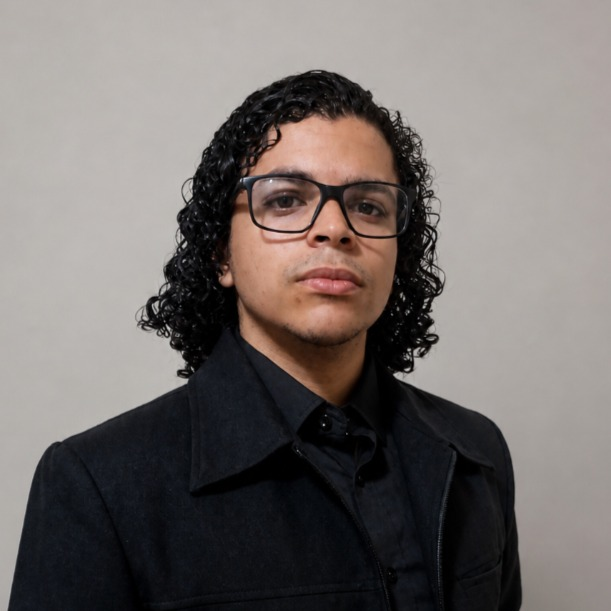
#> input picture fot.jpg, 611 x 611 px
$ python -i filtros.py   (imports and definitions only)   (older library calls are emulated)
#> lines starting #> are read from the running program, lines starting #| are printed output that depends on the picture; after the words box and inside, x2 and y2 are one past the last pixel; in counts of white or black regions, pixels touching at a corner belong together
#> further down, picture is the input picture: shape (611, 611, 3); mean B, G, R 107.4, 109.9, 116.4
### processamento.py
"""Funções de processamento de imagens (todas recebem/retornam imagens BGR do OpenCV,
exceto quando indicado). Nenhuma altera a imagem de entrada."""
from collections import deque

import cv2
import numpy as np


def _bgr(img):
    """Garante 3 canais (útil para exibir/combinar resultados em cinza)."""
    return cv2.cvtColor(img, cv2.COLOR_GRAY2BGR) if img.ndim == 2 else img


# ---------- Operações básicas ----------

def inverter(img):
    return cv2.bitwise_not(img)


def brilho_contraste(img, contraste=1.0, brilho=0):
    """g(x) = contraste * f(x) + brilho, com saturação em [0, 255]."""
    return cv2.convertScaleAbs(img, alpha=contraste, beta=brilho)


# [10 lines left out: functions somar, subtrair, not called in this run]


def cinza(img):
    return cv2.cvtColor(img, cv2.COLOR_BGR2GRAY)


def para_hsv(img):
    return cv2.cvtColor(img, cv2.COLOR_BGR2HSV)


def hsv_para_bgr(img):
    return cv2.cvtColor(img, cv2.COLOR_HSV2BGR)


# [26 lines left out: functions redimensionar, recortar, selecionar_roi, not called in this run]


# ---------- Filtragem e realce ----------

def _impar(k):
    k = max(1, int(k))
    return k if k % 2 else k + 1


def filtro_media(img, k=5):
    return cv2.blur(img, (_impar(k), _impar(k)))


def filtro_mediana(img, k=5):
    return cv2.medianBlur(img, _impar(k))


def filtro_gaussiano(img, k=5, sigma=0):
    return cv2.GaussianBlur(img, (_impar(k), _impar(k)), sigma)


# [5 lines left out: function sobel, not called in this run]


def canny(img, t1=100, t2=200):
    g = img if img.ndim == 2 else cinza(img)
    return cv2.Canny(g, t1, t2)


# ---------- Histograma e intensidade ----------

# [56 lines left out: functions calcular_histogramas, mostrar_histograma, equalizar, separar_canais, estatisticas_canais, binarizar, not called in this run]


def quantizar(img, niveis=4):
    """Reduz cada canal para `niveis` valores distintos."""
    niveis = int(np.clip(niveis, 2, 256))
    passo = 256 / niveis
    q = (np.floor(img / passo) * (255 / (niveis - 1))).astype(np.uint8)
    return q


# ---------- Segmentação e morfologia ----------

# [52 lines left out: functions crescimento_regioes, selecionar_semente, destacar_regiao, not called in this run]


_OPS_MORF = {
    "erosao": cv2.MORPH_ERODE,
    "dilatacao": cv2.MORPH_DILATE,
    "abertura": cv2.MORPH_OPEN,
    "fechamento": cv2.MORPH_CLOSE,
}


# [32 lines left out: functions morfologia, saturacao, nitidez, rotacionar, not called in this run]


def espelhar(img, modo="horizontal"):
    return cv2.flip(img, {"horizontal": 1, "vertical": 0, "ambos": -1}[modo])


# [45 lines left out: functions contornos, linhas, circulos, cantos, not called in this run]

### filtros.py
"""Filtros prontos no estilo de apps de fotos. Cada filtro recebe e devolve uma imagem BGR
do mesmo tamanho; são compostos só de operações do módulo de processamento/OpenCV."""
import cv2
import numpy as np

import processamento as p


# ---------- blocos de construção ----------

def _contraste(img, c, brilho=0):
    return cv2.convertScaleAbs(img, alpha=c, beta=brilho + 128 * (1 - c))


def _saturacao(img, f):
    return p.saturacao(img, f)


def _ganhos(img, b=1.0, g=1.0, r=1.0):
    """Multiplica cada canal (tinge a foto: mais r = mais quente, mais b = mais fria)."""
    return np.clip(img.astype(np.float32) * np.array([b, g, r], np.float32), 0, 255).astype(np.uint8)


# [13 lines left out: functions _desbotar, _vinheta, not called in this run]


def _granulado(img, forca, semente=0):
    ruido = np.random.default_rng(semente).normal(0, forca, img.shape[:2])
    return np.clip(img.astype(np.float32) + ruido[:, :, None], 0, 255).astype(np.uint8)


def _cinza3(img):
    return cv2.cvtColor(cv2.cvtColor(img, cv2.COLOR_BGR2GRAY), cv2.COLOR_GRAY2BGR)


def _sepia(img):
    m = np.array([[0.131, 0.534, 0.272], [0.168, 0.686, 0.349], [0.189, 0.769, 0.393]])
    return cv2.transform(img, m)  # linhas = saída B, G, R; colunas = entrada B, G, R


def _escala(img):
    """Tamanho de referência para parâmetros espaciais (filtros ficam iguais em miniatura)."""
    return min(img.shape[:2])


# ---------- filtros ----------

def original(img):
    return img.copy()


def clarendon(img):
    return _ganhos(_saturacao(_contraste(img, 1.2, 8), 1.3), 1.06, 1.0, 0.96)


def gingham(img):
    return _ganhos(_desbotar(_saturacao(img, 0.8), 0.1), 1.0, 1.0, 1.03)


def juno(img):
    return _ganhos(_saturacao(_contraste(img, 1.1), 1.3), 0.93, 1.0, 1.08)


def lark(img):
    return _ganhos(_saturacao(_contraste(img, 1.05, 14), 0.9), 1.0, 1.04, 1.02)


def valencia(img):
    return _ganhos(_desbotar(_contraste(img, 1.05), 0.08), 0.9, 1.0, 1.1)


def nashville(img):
    return _ganhos(_desbotar(_contraste(img, 1.1), 0.12), 1.0, 0.96, 1.12)


def lofi(img):
    return _vinheta(_saturacao(_contraste(img, 1.35), 1.5), 0.4)


def moon(img):
    return _contraste(_cinza3(img), 1.15, 6)


def noir(img):
    return _vinheta(_contraste(_cinza3(img), 1.6), 0.55)


def sepia(img):
    return _sepia(img)


def vintage(img):
    base = cv2.addWeighted(img, 0.4, _sepia(img), 0.6, 0)
    return _vinheta(_granulado(_desbotar(base, 0.12), 8), 0.35)


def frio(img):
    return _ganhos(img, 1.14, 1.0, 0.9)


def quente(img):
    return _ganhos(img, 0.88, 1.0, 1.12)


# [7 lines left out: function pele_suave, not called in this run]


def desenho(img):
    s = _escala(img)
#> s = 611
    suave = img
    for _ in range(2):
        suave = cv2.bilateralFilter(suave, max(5, int(s * 0.015)) | 1, 60, 12)
    suave = p.quantizar(suave, 8)
#> in quantizar, `q = (np.floor(img / passo) * (255 / (niveis - 1))).astype(np.uint8)`:
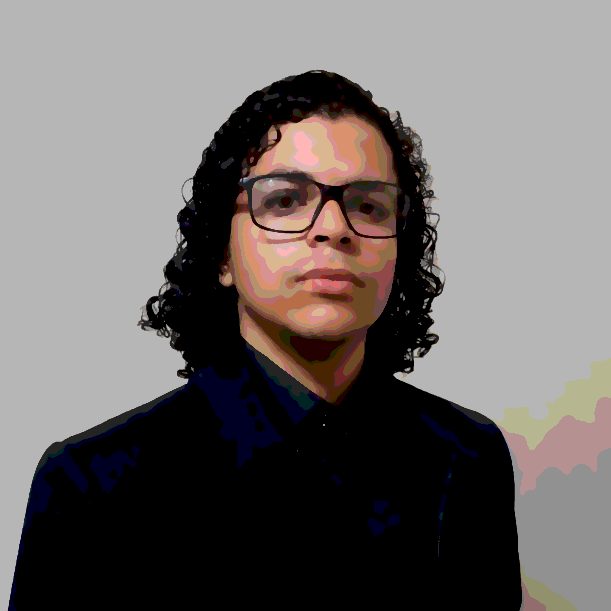
#> q: shape (611, 611, 3); mean B, G, R 104.8, 106.3, 111.6
    g = cv2.medianBlur(cv2.cvtColor(img, cv2.COLOR_BGR2GRAY), 5)
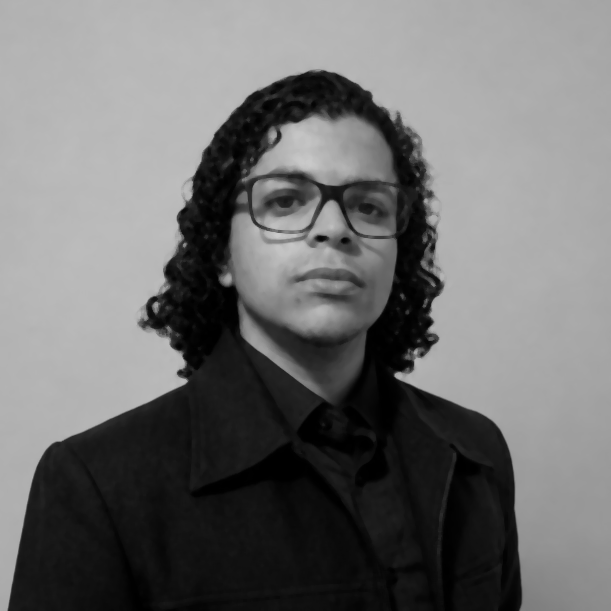
#> g: shape (611, 611); min 0, max 202, mean 111.4
    bordas = cv2.adaptiveThreshold(g, 255, cv2.ADAPTIVE_THRESH_MEAN_C, cv2.THRESH_BINARY, 9, 6)
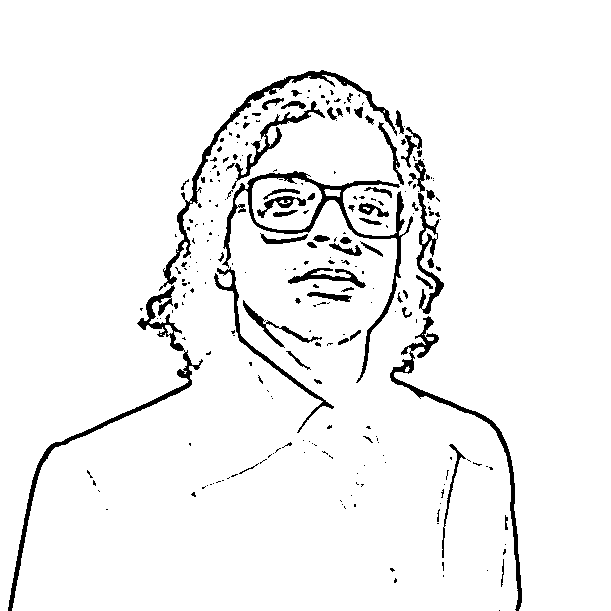
#> bordas: shape (611, 611); 94.9% white; 252 black regions (186 under 20 px), largest, box (x1, y1, x2, y2) and area: (222, 171, 413, 383) 2960, (8, 285, 203, 611) 2508, (159, 70, 397, 291) 2211
    return cv2.bitwise_and(suave, cv2.cvtColor(bordas, cv2.COLOR_GRAY2BGR))
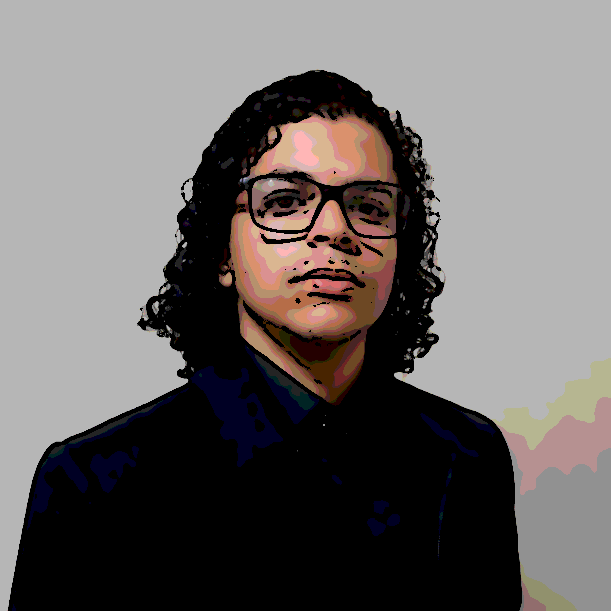
#> returned value: shape (611, 611, 3); mean of channels 0, 1, 2 103.7, 105.1, 109.8; drawn as B, G, R


# [6 lines left out: function lapis, not called in this run]


def poster(img):
    return _saturacao(p.quantizar(img, 4), 1.25)


# [5 lines left out: function pixelado, not called in this run]


def vinheta(img):
    return _vinheta(img, 0.65)


# nome -> (função, descrição curta)
FILTROS = {
    "Original": (original, "Sem filtro"),
    "Clarendon": (clarendon, "Mais contraste e cores vivas, tom levemente frio"),
    "Gingham": (gingham, "Suave e desbotado, clima delicado"),
    "Juno": (juno, "Cores quentes e saturadas"),
    "Lark": (lark, "Claro e arejado, bom para paisagens"),
    "Valencia": (valencia, "Tom quente e leve efeito antigo"),
    "Nashville": (nashville, "Rosado e nostálgico"),
    "Lo-fi": (lofi, "Cores fortes, contraste alto e cantos escuros"),
    "Moon": (moon, "Preto e branco suave"),
    "Noir": (noir, "Preto e branco dramático com vinheta"),
    "Sépia": (sepia, "Tom marrom de foto antiga"),
    "Vintage": (vintage, "Sépia + grão + cantos escuros"),
    "Frio": (frio, "Tom azulado"),
    "Quente": (quente, "Tom alaranjado"),
    "Pele suave": (pele_suave, "Suaviza a textura preservando contornos"),
    "Desenho": (desenho, "Efeito cartoon com contornos"),
    "Lápis": (lapis, "Esboço a lápis"),
    "Pôster": (poster, "Poucas cores, estilo cartaz"),
    "Pixelado": (pixelado, "Blocos grandes de pixels"),
    "Vinheta": (vinheta, "Escurece os cantos"),
}


# [6 lines left out: function aplicar_filtro, not called in this run]

>>> import cv2
>>> picture = cv2.imread('fot.jpg')
>>> result = desenho(picture)
